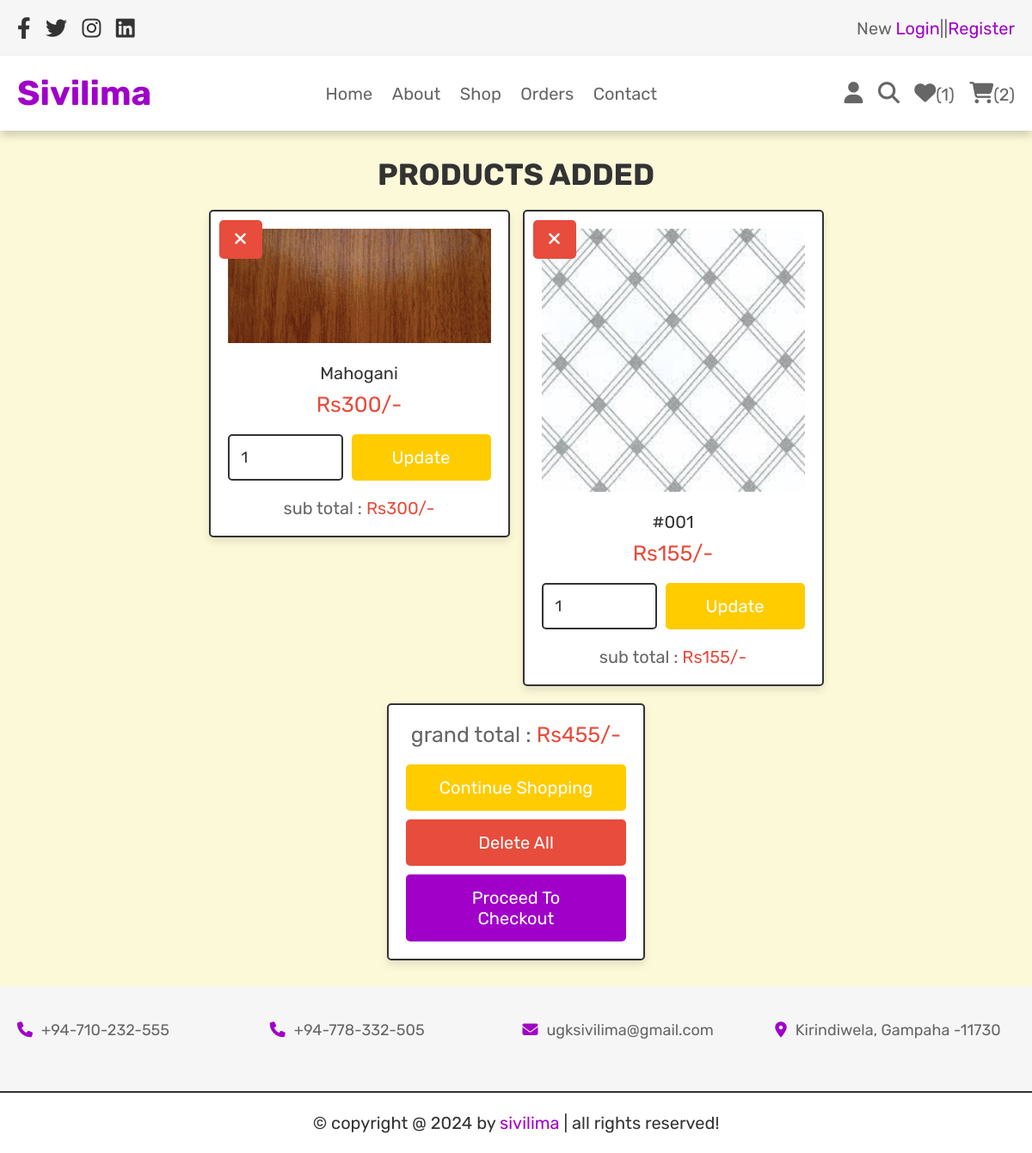
Page /cart.php (signed in) on the committed database.
### tables this page shows
CREATE TABLE `cart` (
  `id` int(100) NOT NULL,
  `user_id` int(100) NOT NULL,
  `pid` int(100) NOT NULL,
  `name` varchar(100) NOT NULL,
  `price` int(100) NOT NULL,
  `quantity` int(100) NOT NULL,
  `image` varchar(100) NOT NULL
);

### cart.php (the view, shortened to what this page needs)
<?php
@include 'config.php';
$user_id = $_SESSION['user_id'];
?>
<!DOCTYPE html>
<html lang="en">
<head>
   <link rel="stylesheet" href="https://cdnjs.cloudflare.com/ajax/libs/font-awesome/6.1.1/css/all.min.css">
<link rel="stylesheet" href="css/front.css">
</head>
<body>
<?php include'header.php';?>
<section class="shopping-cart">
   <h1 class="title">products added</h1>
   <div class="box-container">
   <?php
      $grand_total = 0;
      $select_cart = $conn->prepare("SELECT * FROM `cart` WHERE user_id = ?");
      $select_cart->execute([$user_id]);
      if($select_cart->rowCount() > 0){
         while($fetch_cart = $select_cart->fetch(PDO::FETCH_ASSOC)){
   ?>
   <form action="" method="POST" class="box">
      <a href="cart.php?delete=<?= $fetch_cart['id']; ?>" class="fas fa-times" onclick="return confirm('delete this from cart?');"></a>
      <img src="uploaded_img/<?= $fetch_cart['image']; ?>" alt="">
      <div class="name"><?= $fetch_cart['name']; ?></div>
      <div class="price">Rs<?= $fetch_cart['price']; ?>/-</div>
      <div class="flex-btn">
         <input type="number" min="1" value="<?= $fetch_cart['quantity']; ?>" class="qty" name="p_qty">
         <input type="submit" value="update" name="update_qty" class="option-btn">
      </div>
      <div class="sub-total"> sub total : <span>Rs<?= $sub_total = ($fetch_cart['price'] * $fetch_cart['quantity']); ?>/-</span> </div>
   </form>
   <?php
      $grand_total += $sub_total;
      }
   }else{
      echo '<p class="empty">your cart is empty</p>';
   }
   ?>
   </div>
   <div class="cart-total">
      <p>grand total : <span>Rs<?= $grand_total; ?>/-</span></p>
      <a href="shop.php" class="option-btn">continue shopping</a>
      <a href="cart.php?delete_all" class="delete-btn <?= ($grand_total > 1)?'':'disabled'; ?>">delete all</a>
      <a href="checkout.php" class="btn <?= ($grand_total > 1)?'':'disabled'; ?>">proceed to checkout</a>
   </div>
</section>
<?php include 'footer.php';?>
</body>
</html>

### css/front.css (style rules this page uses)
.shopping-cart .box-container { display: grid; grid-template-columns: repeat(auto-fit, 35rem); gap:1.5rem; justify-content: center; align-items: flex-start; }
.shopping-cart .box-container .box { padding:2rem; text-align: center; border:var(--border); background-color: var(--white); box-shadow: var(--box-shadow); border-radius: .5rem; position: relative; }
.shopping-cart .box-container .box .price { padding:1rem 0; color:var(--red); font-size: 2.5rem; }
.shopping-cart .box-container .box .fa-times { position: absolute; top:1rem; left:1rem; border-radius: .5rem; height: 4.5rem; line-height: 4.3rem; width: 5rem; color:var(--white); font-size: 2rem; background-color: var(--red); }
.shopping-cart .box-container .box img { width: 100%; margin-bottom: 1rem; }
.shopping-cart .box-container .box .name { font-size: 2rem; color:var(--black); padding-top: 1rem; }
.shopping-cart .box-container .box .qty { margin-top: 1rem; border-radius: .5rem; padding:1.2rem 1.4rem; font-size: 1.8rem; color:var(--black); border:var(--border); width: 100%; }
.shopping-cart .box-container .sub-total { margin-top: 2rem; font-size: 2rem; color:var(--light-color); }
.shopping-cart .box-container .sub-total span { color:var(--red); }
.shopping-cart .cart-total { max-width: 30rem; margin: 0 auto; margin-top: 2rem; padding:2rem; text-align: center; border:var(--border); background-color: var(--white); box-shadow: var(--box-shadow); border-radius: .5rem; }
.shopping-cart .cart-total p { margin-bottom: 2rem; font-size: 2.5rem; color:var(--light-color); }
.shopping-cart .cart-total p span { color:var(--red); }

### css/main.css (style rules this page uses)
:root { --purple:#a000c8; --yellow:#FFCC00; --red:#e74c3c; --black:#333; --light-color:#666; --white:#fff; --light-bg:#f6f6f6; --warm-light:#FCF9D9; --brown:#321414; --border:.2rem solid var(--black); --box-shadow:0 .5rem 1rem rgba(0,0,0,.1); }
* { font-family: 'Rubik', sans-serif; margin:0; padding:0; box-sizing: border-box; outline: none; border:none; text-decoration: none; color:var(--black); }
body { background-color: var(--warm-light); }
html { font-size: 62.5%; overflow-x: hidden; scroll-behavior: smooth; scroll-padding-top: 6.5rem; }
section { padding: 3rem 2rem; max-width: 1200px; margin: 0 auto; }
.btn, .delete-btn, .option-btn { display: block; width: 100%; margin-top: 1rem; border-radius: .5rem; color: var(--white); font-size: 2rem; padding: 1.5rem 3rem; text-transform: capitalize; cursor: pointer; text-align: center; }
.btn { background-color: var(--purple); }
.delete-btn { background-color: var(--red); }
.option-btn { background-color: var(--yellow); }
.flex-btn { display: flex; flex-wrap: wrap; gap: 1em; }
.flex-btn >* { flex: 1; }
.title { text-align: center; margin-bottom: 2rem; text-transform: uppercase; color: var(--black); font-size: 3.5rem; }

### rows in the picture
cart: image (picture), name "Mahogani", price "300", p_qty "1"
cart: image (picture), name "#001", price "155", p_qty "1"

### other values in the picture
$count_wishlist_items->rowCount() "1"
$count_cart_items->rowCount() "2"
$grand_total "455"
